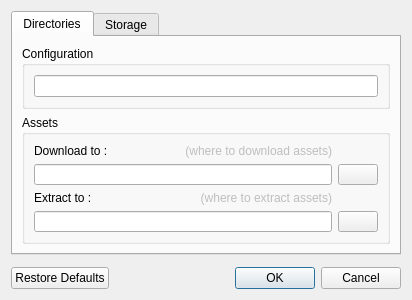
<?xml version="1.0" encoding="UTF-8"?>
<ui version="4.0">
 <class>Dialog</class>
 <widget class="QDialog" name="Dialog">
  <property name="geometry">
   <rect>
    <x>0</x>
    <y>0</y>
    <width>412</width>
    <height>300</height>
   </rect>
  </property>
  <property name="minimumSize">
   <size>
    <width>412</width>
    <height>300</height>
   </size>
  </property>
  <property name="maximumSize">
   <size>
    <width>16777215</width>
    <height>300</height>
   </size>
  </property>
  <property name="windowTitle">
   <string>Dialog</string>
  </property>
  <property name="windowIcon">
   <iconset resource="../../resources.qrc">
    <normaloff>:/icons/icons/base/setting.png</normaloff>:/icons/icons/base/setting.png</iconset>
  </property>
  <layout class="QVBoxLayout" name="verticalLayout">
   <item>
    <widget class="QTabWidget" name="tabWidget">
     <property name="minimumSize">
      <size>
       <width>0</width>
       <height>238</height>
      </size>
     </property>
     <property name="maximumSize">
      <size>
       <width>16777215</width>
       <height>16777215</height>
      </size>
     </property>
     <property name="tabShape">
      <enum>QTabWidget::Rounded</enum>
     </property>
     <property name="currentIndex">
      <number>0</number>
     </property>
     <widget class="QWidget" name="dirs">
      <attribute name="title">
       <string>Directories</string>
      </attribute>
      <layout class="QVBoxLayout" name="verticalLayout_2">
       <item>
        <widget class="QGroupBox" name="groupBox">
         <property name="title">
          <string>Configuration</string>
         </property>
         <layout class="QGridLayout" name="gridLayout">
          <item row="0" column="0">
           <widget class="QLineEdit" name="lineEdit"/>
          </item>
         </layout>
        </widget>
       </item>
       <item>
        <widget class="QGroupBox" name="groupBox_2">
         <property name="title">
          <string>Assets</string>
         </property>
         <layout class="QGridLayout" name="gridLayout_2">
          <item row="0" column="0">
           <widget class="QLabel" name="label">
            <property name="text">
             <string>Download to :</string>
            </property>
           </widget>
          </item>
          <item row="3" column="2">
           <widget class="QPushButton" name="pushButton_2">
            <property name="sizePolicy">
             <sizepolicy hsizetype="Fixed" vsizetype="Fixed">
              <horstretch>0</horstretch>
              <verstretch>0</verstretch>
             </sizepolicy>
            </property>
            <property name="text">
             <string/>
            </property>
            <property name="icon">
             <iconset resource="../../resources.qrc">
              <normaloff>:/icons/icons/base/open-folder.png</normaloff>:/icons/icons/base/open-folder.png</iconset>
            </property>
           </widget>
          </item>
          <item row="2" column="0">
           <widget class="QLabel" name="label_2">
            <property name="text">
             <string>Extract to :</string>
            </property>
           </widget>
          </item>
          <item row="1" column="2">
           <widget class="QPushButton" name="pushButton">
            <property name="sizePolicy">
             <sizepolicy hsizetype="Fixed" vsizetype="Fixed">
              <horstretch>0</horstretch>
              <verstretch>0</verstretch>
             </sizepolicy>
            </property>
            <property name="text">
             <string/>
            </property>
            <property name="icon">
             <iconset resource="../../resources.qrc">
              <normaloff>:/icons/icons/base/open-folder.png</normaloff>:/icons/icons/base/open-folder.png</iconset>
            </property>
           </widget>
          </item>
          <item row="0" column="1">
           <widget class="QLabel" name="label_3">
            <property name="enabled">
             <bool>false</bool>
            </property>
            <property name="text">
             <string>(where to download assets)</string>
            </property>
            <property name="alignment">
             <set>Qt::AlignRight|Qt::AlignTrailing|Qt::AlignVCenter</set>
            </property>
           </widget>
          </item>
          <item row="1" column="0" colspan="2">
           <widget class="QLineEdit" name="lineEdit_2">
            <property name="toolTip">
             <string>Where to download Assets</string>
            </property>
           </widget>
          </item>
          <item row="3" column="0" colspan="2">
           <widget class="QLineEdit" name="lineEdit_3">
            <property name="toolTip">
             <string>Where to extract Assets</string>
            </property>
           </widget>
          </item>
          <item row="2" column="1">
           <widget class="QLabel" name="label_4">
            <property name="enabled">
             <bool>false</bool>
            </property>
            <property name="text">
             <string>(where to extract assets)</string>
            </property>
            <property name="alignment">
             <set>Qt::AlignRight|Qt::AlignTrailing|Qt::AlignVCenter</set>
            </property>
           </widget>
          </item>
         </layout>
        </widget>
       </item>
      </layout>
     </widget>
     <widget class="QWidget" name="storage">
      <attribute name="title">
       <string>Storage</string>
      </attribute>
     </widget>
    </widget>
   </item>
   <item>
    <spacer name="verticalSpacer">
     <property name="orientation">
      <enum>Qt::Vertical</enum>
     </property>
     <property name="sizeType">
      <enum>QSizePolicy::Fixed</enum>
     </property>
     <property name="sizeHint" stdset="0">
      <size>
       <width>20</width>
       <height>6</height>
      </size>
     </property>
    </spacer>
   </item>
   <item>
    <widget class="QDialogButtonBox" name="buttonBox">
     <property name="orientation">
      <enum>Qt::Horizontal</enum>
     </property>
     <property name="standardButtons">
      <set>QDialogButtonBox::Cancel|QDialogButtonBox::Ok|QDialogButtonBox::RestoreDefaults</set>
     </property>
     <property name="centerButtons">
      <bool>false</bool>
     </property>
    </widget>
   </item>
  </layout>
 </widget>
 <resources>
  <include location="../../resources.qrc"/>
 </resources>
 <connections>
  <connection>
   <sender>buttonBox</sender>
   <signal>accepted()</signal>
   <receiver>Dialog</receiver>
   <slot>accept()</slot>
   <hints>
    <hint type="sourcelabel">
     <x>248</x>
     <y>254</y>
    </hint>
    <hint type="destinationlabel">
     <x>157</x>
     <y>274</y>
    </hint>
   </hints>
  </connection>
  <connection>
   <sender>buttonBox</sender>
   <signal>rejected()</signal>
   <receiver>Dialog</receiver>
   <slot>reject()</slot>
   <hints>
    <hint type="sourcelabel">
     <x>316</x>
     <y>260</y>
    </hint>
    <hint type="destinationlabel">
     <x>286</x>
     <y>274</y>
    </hint>
   </hints>
  </connection>
 </connections>
</ui>
